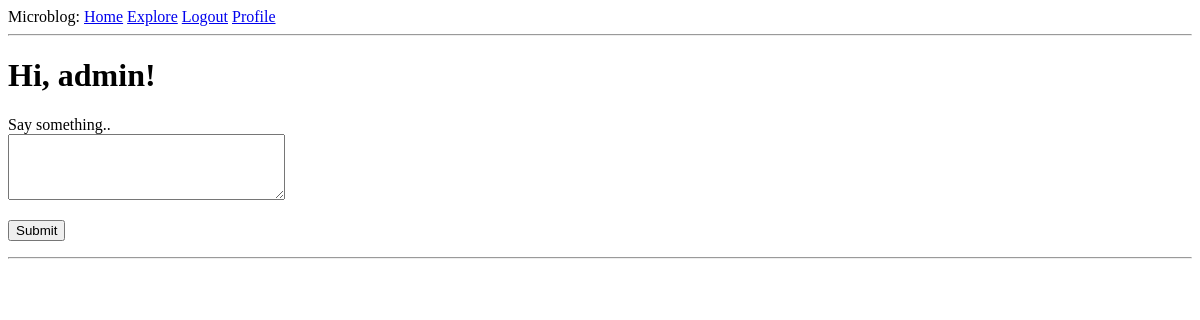
The page /index (signed in) on the database as committed earlier.
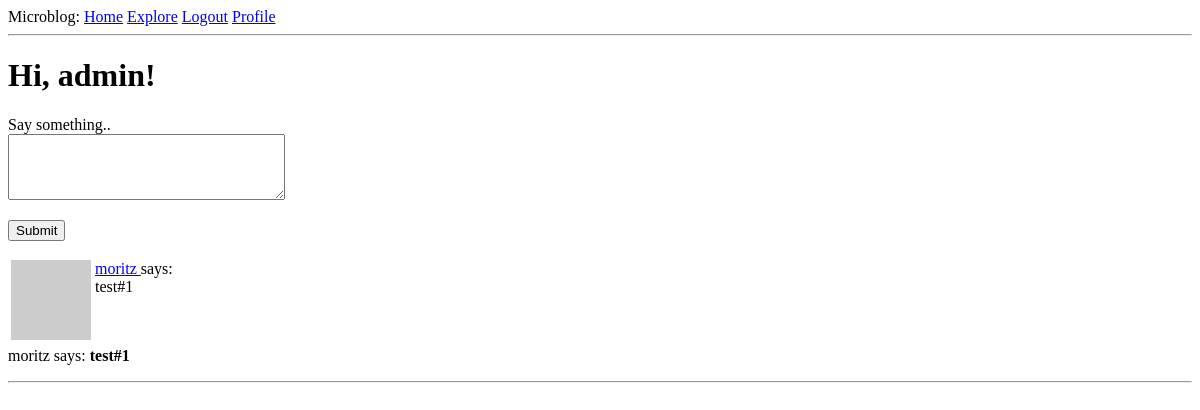
The same page on the database as committed later.
### app/models.py (models this page shows, shortened)
class Post(db.Model):
    id = db.Column(db.Integer, primary_key=True)
    body = db.Column(db.String(140))
    timestamp = db.Column(db.DateTime, index=True, default=datetime.utcnow)
    user_id = db.Column(db.Integer, db.ForeignKey('user.id'))

class User(UserMixin, db.Model):
    id = db.Column(db.Integer, primary_key=True)
    username = db.Column(db.String(64), index=True, unique=True)
    email = db.Column(db.String(120), index=True, unique=True)
    password_hash = db.Column(db.String(128))
    posts = db.relationship('Post', backref='author', lazy='dynamic')
    about_me = db.Column(db.String(140))
    last_seen = db.Column(db.DateTime, default=datetime.utcnow())
    followed = db.relationship(
        'User', secondary=followers,
        primaryjoin=(followers.c.follower_id == id),
        secondaryjoin=(followers.c.followed_id == id),
        backref=db.backref('followers', lazy='dynamic'), lazy='dynamic')
    def avatar(self, size):
        digest = md5(self.email.lower().encode('utf-8')).hexdigest()
        return 'https://www.gravatar.com/avatar/{}?d=identicon&s={}'.format(
            digest, size)
    def followed_posts(self):
        followed = Post.query.join(
            followers, (followers.c.followed_id == Post.user_id)).filter(
            followers.c.follower_id == self.id)
        own = Post.query.filter_by(user_id=self.id)
        return followed.union(own).order_by(Post.timestamp.desc())

### app/routes.py (the view)
@app.route('/', methods=['GET', 'POST'])
@app.route('/index', methods=['GET', 'POST'])
@login_required
def index():
    form = PostForm()
    if form.validate_on_submit():
        post = Post(body=form.post.data, author=current_user)
        db.session.add(post)
        db.session.commit()
        flash("Your post is now live.")
        return redirect(url_for("index"))
    posts = current_user.followed_posts().all()
    return render_template("index.html", title='Home Page', form=form, posts=posts)

### app/forms.py
class PostForm(FlaskForm):
    post = TextAreaField("Say something..", validators=[DataRequired(), Length(min=1, max=140)])
    submit = SubmitField("Submit")

### app/models.py (called while the page is built)
@login.user_loader
def load_user(id):
    return User.query.get(int(id))

### app/routes.py (called while the page is built)
@app.before_request
def before_request():
    if current_user.is_authenticated:
        current_user.last_seen = datetime.utcnow()
        db.session.commit()

### app/templates/index.html (shortened to what this page needs)
<!DOCTYPE html>
{% extends "base.html" %}
{% block content %}
<h1>Hi, {{ current_user.username }}!</h1>
{% if form %}
<form action="" method="post">
    <p>
        {{ form.post.label }}<br>
        {{ form.post(cols=32, rows=4) }}<br>
    </p>
    <p>{{ form.submit() }}</p>
</form>
{% endif %}
{% for post in posts %}
<p>
    {% include "__post.html" %}
    {{ post.author.username }} says: <b>{{ post.body }}</b>
</p>
{% endfor %}
{% endblock %}

### app/templates/__post.html
<!DOCTYPE html>
<table>
    <tr valign="top">
        <td><img src="{{ post.author.avatar(36) }}"></td>
        <td>
            <a href="{{ url_for('user', username=post.author.username) }}">
                {{ post.author.username }}
            </a>
            says:<br>{{ post.body }}
        </td>
    </tr>
</table>

Rows that differ between the two databases and show on the page:
added Post: author.username "moritz", body "test#1"
